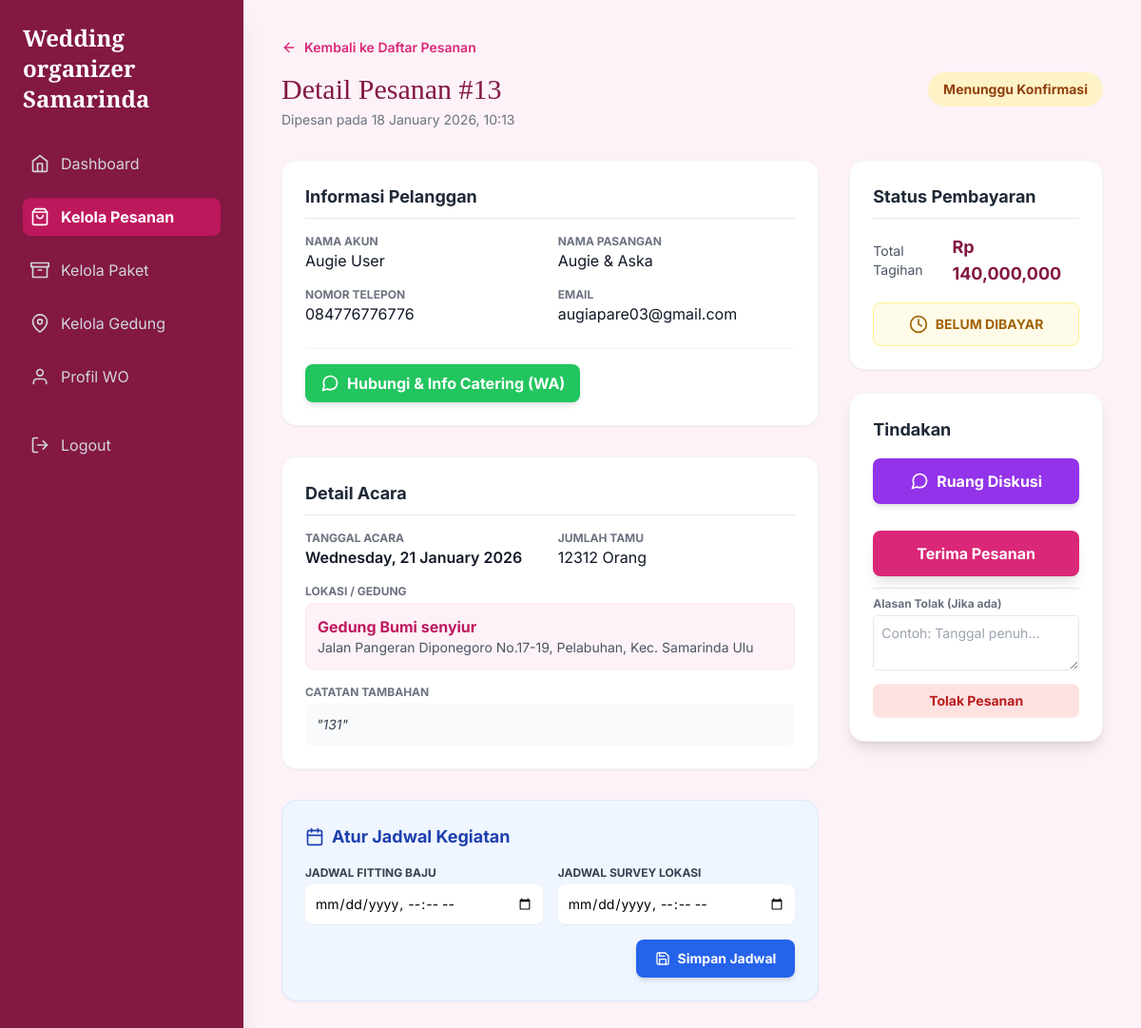
/organizer/pesanan/13/ (signed in), run on an earlier commit of the app's database.
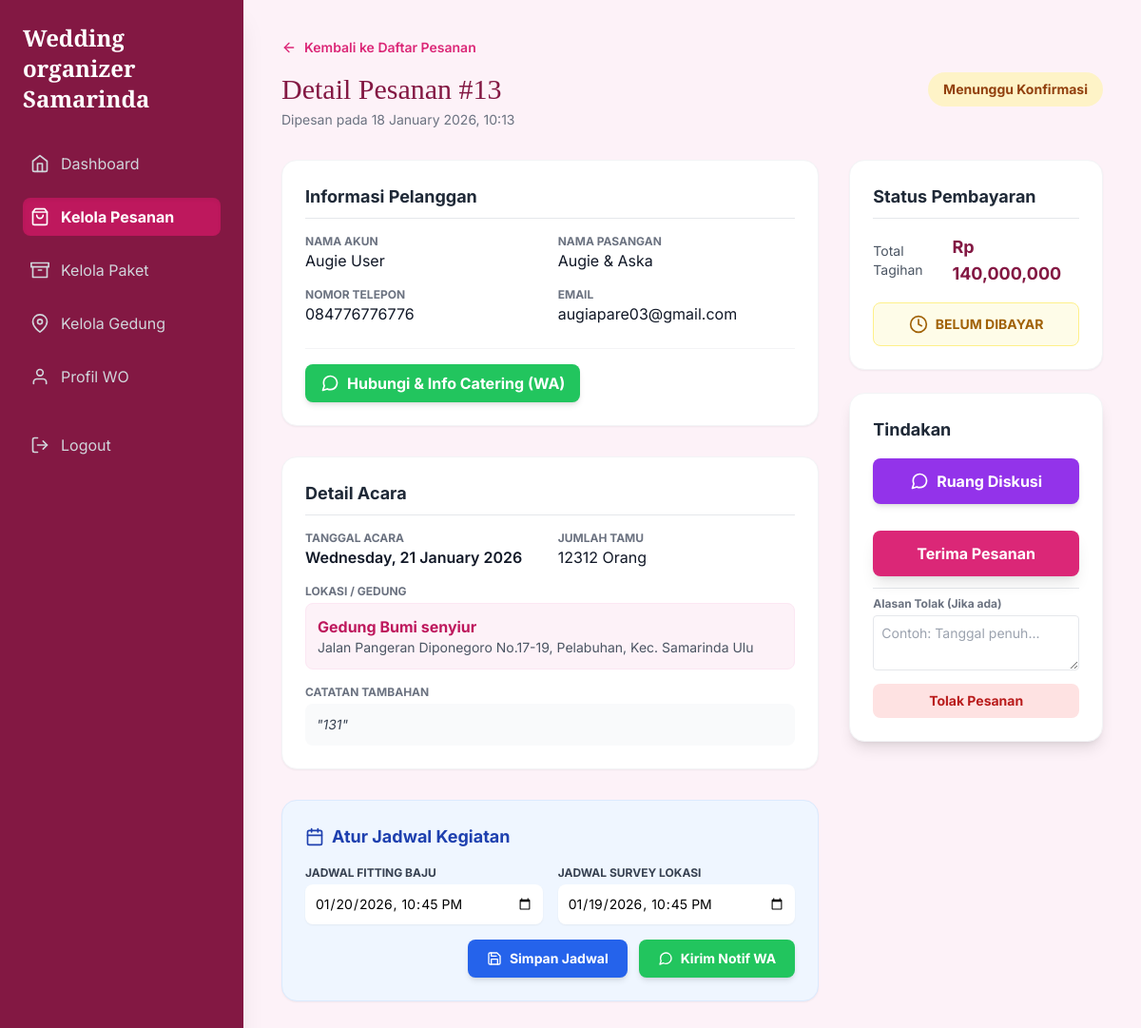
And on a later commit of the database.
### organizer/models.py (models this page shows, shortened)
class Pesanan(models.Model):
    STATUS_CHOICES = (
        ('menunggu', 'Menunggu Konfirmasi'),
        ('dikonfirmasi', 'Dikonfirmasi'),
        ('disiapkan', 'Sedang Disiapkan'),
        ('selesai', 'Selesai'),
        ('dibatalkan', 'Dibatalkan'),
    )
    PAYMENT_STATUS_CHOICES = (
        ('belum_bayar', 'Belum Dibayar'),
        ('lunas', 'Lunas'),
    )
    paket = models.ForeignKey('Paket', on_delete=models.CASCADE)
    customer = models.ForeignKey(settings.AUTH_USER_MODEL, on_delete=models.CASCADE)
    gedung_dipilih = models.ForeignKey('Gedung', on_delete=models.SET_NULL, null=True, blank=True, related_name='pesanan_gedung')
    tgl_acara = models.DateField()
    status = models.CharField(max_length=20, choices=STATUS_CHOICES, default='menunggu')
    tgl_pesan = models.DateTimeField(auto_now_add=True)
    nama_pasangan = models.CharField(max_length=200, null=True)
    telepon = models.CharField(max_length=20, null=True)
    lokasi_acara = models.CharField(max_length=255, null=True, help_text="Diisi manual jika paket Tanpa Gedung")
    jumlah_tamu = models.IntegerField(null=True)
    catatan = models.TextField(blank=True, null=True)
    status_pembayaran = models.CharField(max_length=20, choices=PAYMENT_STATUS_CHOICES, default='belum_bayar')
    catatan_pembatalan = models.TextField(blank=True, null=True)
    tgl_fitting = models.DateTimeField(null=True, blank=True, help_text="Jadwal fitting baju pengantin")
    tgl_survey = models.DateTimeField(null=True, blank=True, help_text="Jadwal survey lokasi/gedung")

class Gedung(models.Model):
    KATEGORI_CHOICES = [
        ('S', 'S (Small)'),
        ('M', 'M (Medium)'),
        ('L', 'L (Large)'),
    ]
    wo = models.ForeignKey(
        settings.AUTH_USER_MODEL,
        on_delete=models.SET_NULL,
        null=True,
        blank=True,
        related_name='gedung_wo'
    )
    nama_gedung = models.CharField(max_length=100)
    lokasi = models.CharField(max_length=255)
    kapasitas = models.CharField(max_length=100)
    harga_sewa = models.DecimalField(max_digits=12, decimal_places=2)
    foto_gedung = models.ImageField(upload_to='gedung_photos/', null=True, blank=True)
    deskripsi = models.TextField(null=True, blank=True)
    kategori = models.CharField(max_length=1, choices=KATEGORI_CHOICES, default='M')
    fasilitas = models.TextField(null=True, blank=True)
    is_active = models.BooleanField(default=True, verbose_name="Status Aktif")
    created_at = models.DateTimeField(default=timezone.now)

class Paket(models.Model):
    KATEGORI_PAKET_CHOICES = [
        ('non_gedung', '❌ Tanpa Gedung / Venue Bebas'),
        ('S', '🏢 Gedung Small (S)'),
        ('M', '🏢 Gedung Medium (M)'),
        ('L', '🏢 Gedung Large (L)'),
    ]
    wo = models.ForeignKey(settings.AUTH_USER_MODEL, on_delete=models.CASCADE, related_name='paket_wo')
    nama_paket = models.CharField(max_length=100)
    harga = models.DecimalField(max_digits=12, decimal_places=2)
    deskripsi = models.TextField()
    foto = models.ImageField(upload_to='paket_fotos/', null=True, blank=True)
    is_active = models.BooleanField(default=True)
    kategori_gedung = models.CharField(
        max_length=20,
        choices=KATEGORI_PAKET_CHOICES,
        default='non_gedung',
        help_text="Tentukan apakah paket ini termasuk fasilitas gedung, dan kategori apa."
    )
    created_at = models.DateTimeField(default=timezone.now)

### organizer/views.py (the view, shortened to what this page needs)
# urls.py: path('pesanan/<int:pesanan_id>/', views.detail_pesanan_view, name='detail_pesanan'),
@login_required
def detail_pesanan_view(request, pesanan_id):
    pesanan = get_object_or_404(Pesanan, id=pesanan_id)
    if pesanan.paket.wo != request.user: return redirect('kelola_pesanan')
    wa_link = "#"
    no_hp_clean = ""
    if pesanan.telepon:
        no_hp_clean = pesanan.telepon.replace(" ", "").replace("-", "")
        if no_hp_clean.startswith("0"):
            no_hp_clean = "62" + no_hp_clean[1:]
        pesan_wa_gen = f"Halo {pesanan.customer.first_name}, Pesanan #{pesanan.id} ({pesanan.paket.nama_paket}) telah kami terima/konfirmasi.\n\n"
        pesan_wa_gen += "Untuk diskusi lebih lanjut atau pemilihan MENU CATERING, silakan balas pesan ini.\n"
        try:
             pesan_wa_gen += f"👉 Instagram: @{pesanan.paket.wo.profilwo.nama_brand.replace(' ', '').lower()}\n\nTerima kasih!"
        except:
             pesan_wa_gen += "Terima kasih!"
        wa_link = f"https://wa.me/{no_hp_clean}?text={urllib.parse.quote(pesan_wa_gen)}"
    wa_link_jadwal = "#"
    if no_hp_clean: # Gunakan nomor HP yg sudah bersih
        tgl_fitting_str = pesanan.tgl_fitting.strftime('%d %B %Y %H:%M') if pesanan.tgl_fitting else 'Belum ditentukan'
        tgl_survey_str = pesanan.tgl_survey.strftime('%d %B %Y %H:%M') if pesanan.tgl_survey else 'Belum ditentukan'
        pesan_wa_jadwal = f"Halo Kak {pesanan.customer.first_name}, berikut update jadwal persiapan pernikahan Anda:\n\n"
        pesan_wa_jadwal += f"👔 *Jadwal Fitting:* {tgl_fitting_str}\n"
        pesan_wa_jadwal += f"📍 *Jadwal Survey:* {tgl_survey_str}\n\n"
        pesan_wa_jadwal += "Mohon konfirmasinya ya kak. Terima kasih! 🙏"
        wa_link_jadwal = f"https://wa.me/{no_hp_clean}?text={urllib.parse.quote(pesan_wa_jadwal)}"
    context = {
        'pesanan': pesanan,
        'page_title': f'Detail Pesanan #{pesanan.id}',
        'wa_link': wa_link,                 # Ini untuk tombol "Hubungi & Info Catering"
        'wa_link_jadwal': wa_link_jadwal    # Ini untuk tombol "Kirim Notif WA"
    }
    return render(request, 'organizer/detail_pesanan.html', context)

### organizer/templates/organizer/detail_pesanan.html (shortened to what the changed rows need)
{% load humanize %}
<!DOCTYPE html>
<html lang="id">
<head>
    <script src="https://cdn.tailwindcss.com"></script>
</head>
<body class="min-h-screen relative">
    <div class="flex">
        <aside id="sidebar" class="bg-primary-dark text-white w-64 min-h-screen fixed inset-y-0 left-0 transform -translate-x-full lg:translate-x-0 transition-transform duration-200 ease-in-out z-40 shadow-xl overflow-y-auto">
            <div class="p-6">
                <div class="flex justify-between items-center mb-8">
                    <h1 class="text-2xl font-serif-display font-bold">Wedding organizer Samarinda</h1>
                </div>
            </div>
        </aside>
        <main class="flex-1 p-6 md:p-10 lg:ml-64 w-full">
            <header class="mb-8">
                <div class="flex flex-col md:flex-row justify-between md:items-start gap-4">
                    <div>
                        <h2 class="text-2xl md:text-3xl font-serif-display text-primary-dark">Detail Pesanan #{{ pesanan.id }}</h2>
                        <p class="text-gray-500 mt-1 text-sm">Dipesan pada {{ pesanan.tgl_pesan|date:"d F Y, H:i" }}</p>
                    </div>
                    <span class="status-badge status-{{ pesanan.status }} text-sm px-4 py-2 self-start">
                        {{ pesanan.get_status_display }}
                    </span>
                </div>
            </header>
            <div class="grid grid-cols-1 lg:grid-cols-3 gap-8">
                <div class="lg:col-span-2 space-y-8">
                    <div class="bg-white p-6 rounded-2xl shadow-sm border border-gray-100">
                        <div class="grid grid-cols-1 sm:grid-cols-2 gap-4">
                            <div>
                                <p class="text-xs text-gray-500 uppercase font-bold">Nama Akun</p>
                                <p class="text-gray-900">{{ pesanan.customer.get_full_name|default:pesanan.customer.username }}</p>
                            </div>
                            <div>
                                <p class="text-xs text-gray-500 uppercase font-bold">Nama Pasangan</p>
                                <p class="text-gray-900">{{ pesanan.nama_pasangan }}</p>
                            </div>
                            <div>
                                <p class="text-xs text-gray-500 uppercase font-bold">Nomor Telepon</p>
                                <p class="text-gray-900">{{ pesanan.telepon }}</p>
                            </div>
                            <div>
                                <p class="text-xs text-gray-500 uppercase font-bold">Email</p>
                                <p class="text-gray-900">{{ pesanan.customer.email }}</p>
                            </div>
                        </div>
                    </div>
                    <div class="bg-white p-6 rounded-2xl shadow-sm border border-gray-100">
                        <div class="grid grid-cols-2 gap-4 mb-4">
                            <div>
                                <p class="text-xs text-gray-500 uppercase font-bold">Tanggal Acara</p>
                                <p class="text-gray-900 font-semibold">{{ pesanan.tgl_acara|date:"l, d F Y" }}</p>
                            </div>
                            <div>
                                <p class="text-xs text-gray-500 uppercase font-bold">Jumlah Tamu</p>
                                <p class="text-gray-900">{{ pesanan.jumlah_tamu }} Orang</p>
                            </div>
                        </div>
                        <div class="mb-4">
                            {% if pesanan.gedung_dipilih %}
                                <div class="bg-pink-50 p-3 rounded-lg border border-pink-100">
                                    <p class="font-bold text-pink-700">{{ pesanan.gedung_dipilih.nama_gedung }}</p>
                                    <p class="text-sm text-gray-600">{{ pesanan.gedung_dipilih.lokasi }}</p>
                                </div>
                            {% else %}
                                <div class="bg-gray-100 p-3 rounded-lg border border-gray-200">
                                    <p class="font-bold text-gray-700">{{ pesanan.lokasi_acara|default:"Lokasi Bebas (Tanpa Gedung)" }}</p>
                                </div>
                            {% endif %}
                        </div>
                        <div>
                            <p class="text-xs text-gray-500 uppercase font-bold mb-1">Catatan Tambahan</p>
                            <p class="text-gray-700 bg-gray-50 p-3 rounded-lg italic text-sm">"{{ pesanan.catatan|default:'Tidak ada catatan.' }}"</p>
                        </div>
                    </div>
                    <div class="bg-blue-50 p-6 rounded-2xl border border-blue-100 shadow-sm">
                        <form method="POST">
                            <div class="grid grid-cols-1 md:grid-cols-2 gap-4">
                                <div>
                                    <label class="block text-xs font-bold text-gray-700 mb-1 uppercase">Jadwal Fitting Baju</label>
                                    <input type="datetime-local" name="tgl_fitting"
                                           value="{{ pesanan.tgl_fitting|date:'Y-m-d\TH:i' }}"
                                           class="w-full border-gray-300 rounded-lg p-2.5 focus:ring-blue-500 focus:border-blue-500 text-sm shadow-sm">
                                </div>
                                <div>
                                    <label class="block text-xs font-bold text-gray-700 mb-1 uppercase">Jadwal Survey Lokasi</label>
                                    <input type="datetime-local" name="tgl_survey"
                                           value="{{ pesanan.tgl_survey|date:'Y-m-d\TH:i' }}"
                                           class="w-full border-gray-300 rounded-lg p-2.5 focus:ring-blue-500 focus:border-blue-500 text-sm shadow-sm">
                                </div>
                            </div>
                            <div class="mt-4 flex flex-col sm:flex-row items-start sm:items-center justify-end gap-3">
                                <button type="submit" class="bg-blue-600 text-white px-5 py-2.5 rounded-lg font-bold hover:bg-blue-700 transition text-sm shadow-md flex items-center w-full sm:w-auto justify-center">
                                    <i data-feather="save" class="w-4 h-4 mr-2"></i> Simpan Jadwal
                                </button>
                                {% if pesanan.tgl_fitting or pesanan.tgl_survey %}
                                    <a href="{{ wa_link_jadwal|default:'#' }}" target="_blank" class="bg-green-500 text-white px-5 py-2.5 rounded-lg hover:bg-green-600 transition text-sm font-bold flex items-center w-full sm:w-auto justify-center text-center shadow-md">
                                        <i data-feather="message-circle" class="w-4 h-4 mr-2"></i>
                                        Kirim Notif WA
                                    </a>
                                {% endif %}
                            </div>
                        </form>
                    </div>
                </div>
                <div class="space-y-6">
                    <div class="bg-white p-6 rounded-2xl shadow-sm border border-gray-100">
                        <div class="flex justify-between items-center mb-2">
                            <span class="text-gray-600 text-sm">Total Tagihan</span>
                            <span class="font-bold text-lg text-primary-dark">Rp
                                {% if pesanan.gedung_dipilih %}
                                    {{ pesanan.paket.harga|add:pesanan.gedung_dipilih.harga_sewa|intcomma }}
                                {% else %}
                                    {{ pesanan.paket.harga|intcomma }}
                                {% endif %}
                            </span>
                        </div>
                    </div>
                </div>
            </div>
        </main>
    </div>
</body>
</html>

What changed in the data, as far as the page shows it:
changed Pesanan "Augie & Aska": tgl_fitting (not shown) → "01/20/2026 22:45"; tgl_survey (not shown) → "01/19/2026 22:45"
Also different on the page:
text now shown: "Kirim Notif WA"
